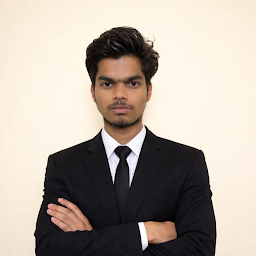
#> input picture download.png, 256 x 256 px, found by its file name
$ python make_header_portrait.py
#> lines starting #> are read from the running program, lines starting #| are printed output that depends on the picture
import numpy as np
from PIL import Image, ImageEnhance, ImageFilter

# Load Nagendra's original photo
nk = Image.open('f:/NagendraKushwaha/download.png').convert('RGB')
#> nk is the input picture: PIL image 256x256 RGB; mean R, G, B 178.6, 168.1, 157.8

# The studio wall background color from top corners
bg_color = (248, 235, 216)

# Create 1580x1400 canvas filled with studio wall color
canvas = Image.new('RGB', (1580, 1400), bg_color)
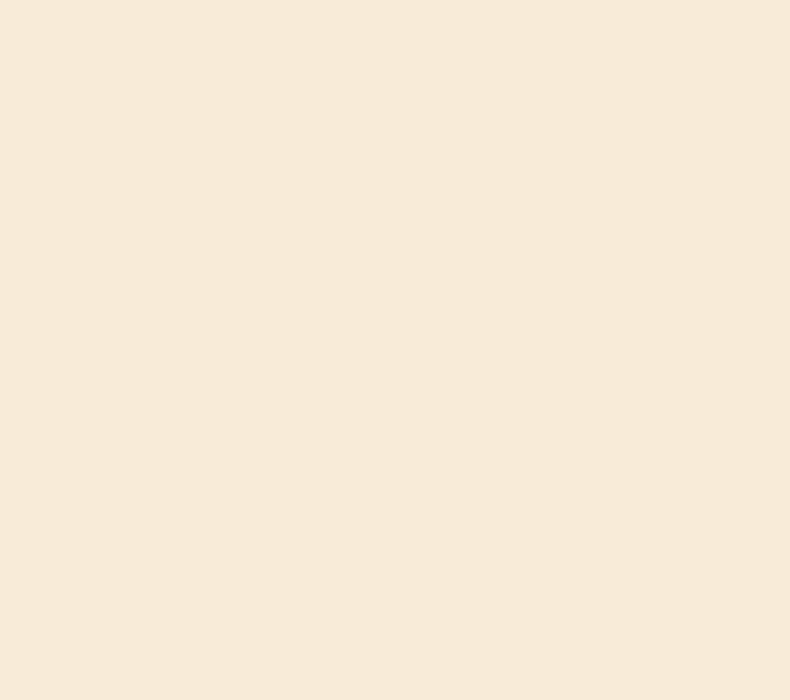
#> canvas: PIL image 1580x1400 RGB (shown at 1/2 size); mean R, G, B 248, 235, 216

# We want Nagendra's head to be centered around (756, 600)
# In nk (256x256), head center is at (128, 95).
# If we scale nk to width 1400, height 1400:
# head center will be at (700, 520).
scale_size = 1450
nk_scaled = nk.resize((scale_size, scale_size), Image.Resampling.LANCZOS)

# Position so head center is at (756, 600):
pos_x = 756 - int(128 * scale_size / 256)
pos_y = 600 - int(95 * scale_size / 256)
print(f"Paste position: ({pos_x}, {pos_y})")

# Soft blend of the photo edges into the studio canvas
mask = Image.new('L', (scale_size, scale_size), 255)
#> mask: PIL image 1450x1450 L; every value is 255
# paste onto canvas
canvas.paste(nk_scaled, (pos_x, pos_y))
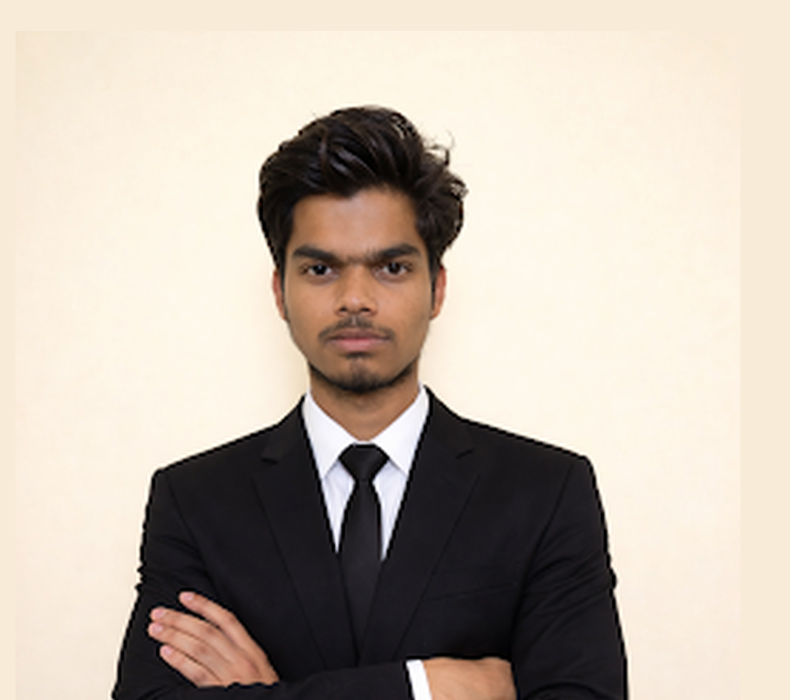
#> canvas: PIL image 1580x1400 RGB (shown at 1/2 size); mean R, G, B 193.2, 182.1, 170.2

# Slight clarity and contrast enhancement so suit and face are crisp
enhancer = ImageEnhance.Contrast(canvas)
canvas = enhancer.enhance(1.08)

# Save high-res JPEG
canvas.save('f:/NagendraKushwaha/scratch_ref/nagendra_header_portrait.jpg', quality=95)
print("Saved nagendra_header_portrait.jpg successfully!")
